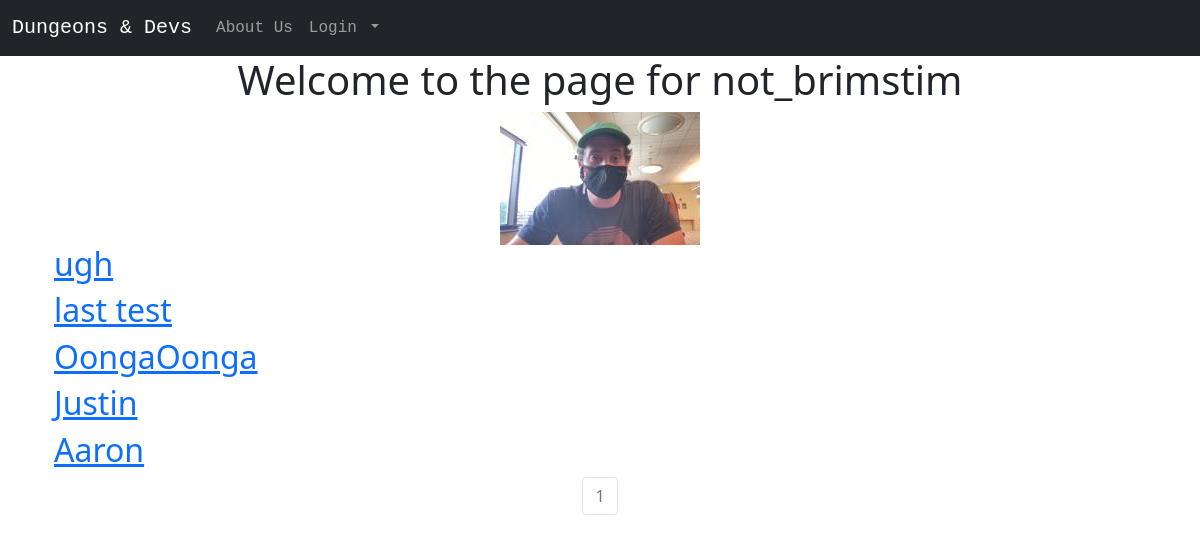
The app's page /not_brimstim, older data.
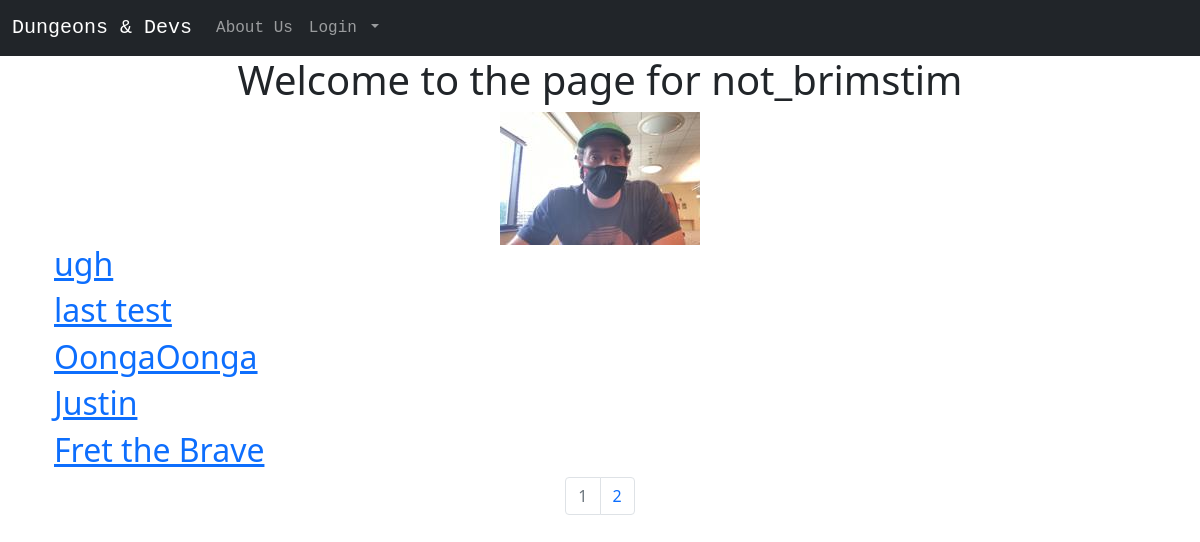
The same page, newer data.
### dungeons_and_devs/models.py (models this page shows, shortened)
class Character(db.Model):#establishing TABLE DESIGN
    users = db.relationship(User)
    id = db.Column(db.Integer,primary_key=True)
    user_id = db.Column(db.Integer,db.ForeignKey('users.id'),nullable=False)#CONNECTS CHARACTER TO USER!!!!!!!
    name = db.Column(db.String(64),index=True,nullable=False)
    race = db.Column(db.String(64),index=True,nullable=False)
    gender = db.Column(db.String(25),index=True)
    level = db.Column(db.Integer,index=True)
    class_ = db.Column(db.String(25),index=True)
    age = db.Column(db.Integer,index=True)
    weight = db.Column(db.Integer,index=True)
    hair = db.Column(db.String(25),index=True)
    eyes = db.Column(db.String(25),index=True)
    saves = db.Column(db.Integer,index=True)
    notes = db.Column(db.String(255),index=True)

### dungeons_and_devs/users/views.py (the view)
@users.route("/<username>")
def user_characters(username):
    page = request.args.get('page', 1, type=int) #each pg refers to 1 character(this allows users to cycle through each character individually)
    user = User.query.filter_by(username=username).first_or_404()
    characters = Character.query.filter_by(owner=user).order_by(Character.name.desc()).paginate(page=page, per_page=5)#lists characters in ascneding order by name
    return render_template('user_characters.html', characters=characters, user=user)

### dungeons_and_devs/templates/user_characters.html
{% extends "base.html" %}
{% block content %}
  <div class="container">
    <div class="jumbotron">
      <div align='center'>
        <h1>Welcome to the page for {{user.username}}</h1>
        <img src="{{url_for('static',filename='profile_pics/'+user.profile_image)}}" alt="">
      </div>
    </div>
{% for chara in characters.items %}
  <h2><a href="{{ url_for('characters.character', character_id=chara.id)}}">{{ chara.name }}</a></h2>
{% endfor %}
  </div>
  <nav aria-label="Page navigation example">
  <ul class="pagination justify-content-center">
    {% for page_num in characters.iter_pages() %}
      {% if characters.page == page_num %}
        <li class='page-item disabled'>
          <a class="page-link" href="{{url_for('users.user_characters',username=user.username,page=page_num)}}">{{page_num}}</a>
        </li>
        {% else %}
        <li class='page-item'>
          <a class="page-link" href="{{url_for('users.user_characters',username=user.username,page=page_num)}}">{{page_num}}</a>
        </li>
      {% endif %}
    {% endfor %}
  </ul>
</nav>
{% endblock %}

Row changes from the older to the newer data that the page shows:
no longer on this page (row unchanged): Character: name "Aaron"
added Character: name "Fret the Brave"
Text that changed along with them:
new list line: "2"
